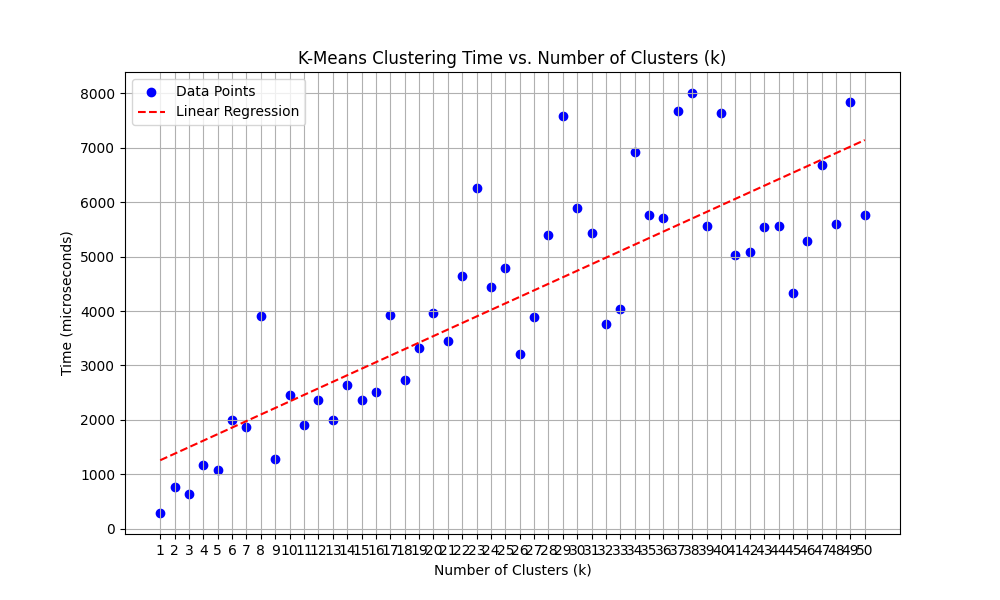

This figure's Python source:
import matplotlib.pyplot as plt
import pandas as pd
import numpy as np

# Plotting function to visualize the time taken for k-means clustering with different k values
def plot_kMeansTime(k_values, times):

    plt.figure(figsize=(10, 6))
    plt.scatter(k_values, times, color='blue', label='Data Points')

    # Linear regression
    k_array = np.array(k_values)
    t_array = np.array(times)
    coeffs = np.polyfit(k_array, t_array, 1)  # Linear fit (degree 1)
    linear_fit = np.poly1d(coeffs)
    plt.plot(k_array, linear_fit(k_array), color='red', linestyle='--', label='Linear Regression')

    plt.title('K-Means Clustering Time vs. Number of Clusters (k)')
    plt.xlabel('Number of Clusters (k)')
    plt.ylabel('Time (microseconds)')
    plt.grid(True)
    plt.xticks(k_values)
    plt.legend()
    plt.show()
    plt.savefig("k_means_time.png")

# Example usage
if __name__ == "__main__":
    # Use the first columns of K_means_times.csv as k_values and the second column as times

    data = pd.read_csv('K_means_times.csv')
    k_values = data.iloc[:, 0].tolist()  # First column as k values
    times = data.iloc[:, 1].tolist()    # Second column as times
    plot_kMeansTime(k_values, times)